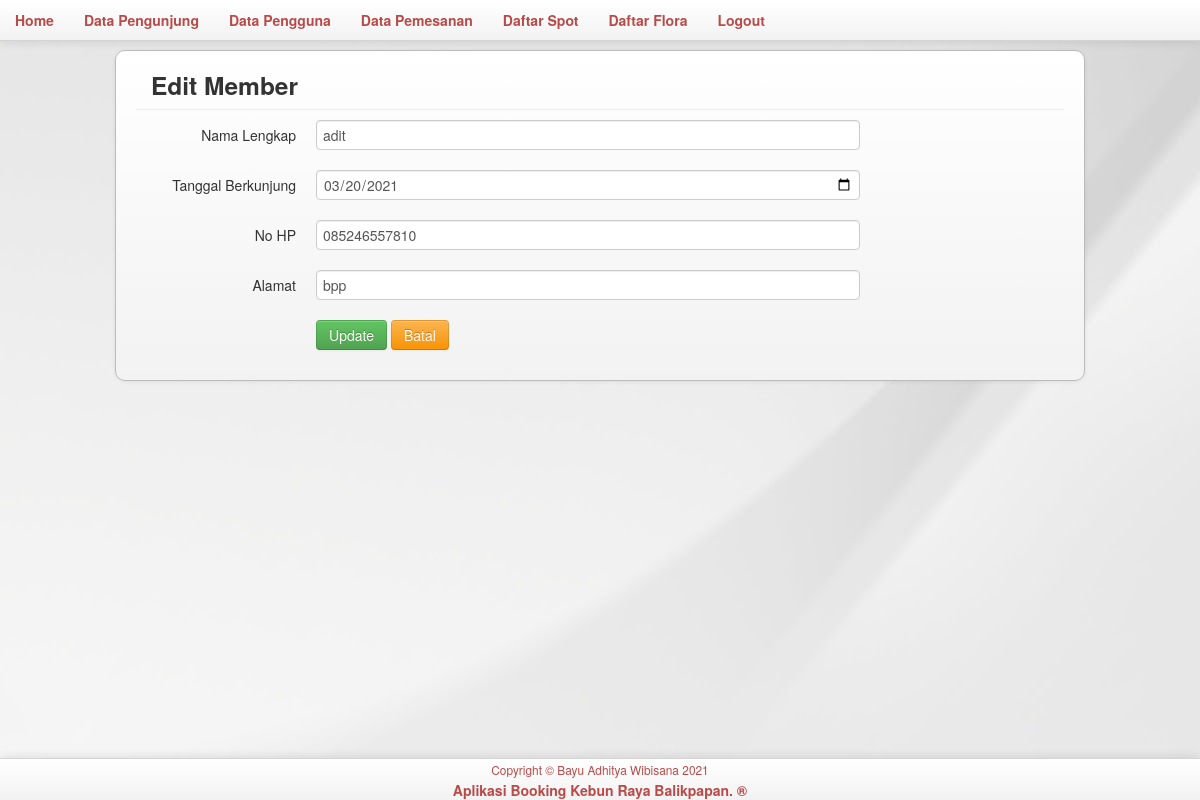
/adm/member.update.php?kode=adit (signed in), run on the app's committed database.
### tables this page shows
CREATE TABLE `data_pengunjung` (
  `nama_pengunjung` varchar(50) NOT NULL,
  `tanggal` date NOT NULL,
  `no_hp` varchar(18) NOT NULL,
  `alamat` text NOT NULL
);

### adm/member.update.php (the view, shortened to what this page needs)
<?php
include_once('admin.session.php');
$kode	= $_GET['kode'];
$sql	= mysqli_query($conn, "SELECT * FROM data_pengunjung where nama_pengunjung='$kode'");
$data	= mysqli_fetch_array($sql);
if (mysqli_num_rows($sql) > 0) {
?>
	<!DOCTYPE html>
	<html lang="en">
	<head>
		<link href="css/bootstrap.min.css" rel="stylesheet" media="screen">
	</head>
	<body>
		<?php
		include_once('menu.php');
		?>
		<div class="container">
			<div class="navbar-inner" style="border:1px solid #bbb; border-radius:10px; padding:10px 20px 10px 20px; margin-top:50px; margin-left:auto; margin-right:auto;">
				<div class="modal-header">
					<h3>Edit Member</h3>
				</div>
				<div style="margin-top:10px;">
					<form class="form-horizontal" name="form1" method="post" action="" enctype="multipart/form-data">
						<div class="control-group">
							<label class="control-label" for="kode">Nama Lengkap</label>
							<div class="controls">
								<input name="nama_pengunjung" type="text" id="nama" class="input-xxlarge" value='<?php echo "$data[nama_pengunjung]"; ?>'>
							</div>
						</div>
						<div class="control-group">
							<label class="control-label" for="nama">Tanggal Berkunjung</label>
							<div class="controls">
								<input name="tanggal" type="date" id="jk" class="input-xxlarge" value='<?php echo "$data[tanggal]"; ?>'>
							</div>
						</div>
						<div class="control-group">
							<label class="control-label" for="nama">No HP</label>
							<div class="controls">
								<input name="no_hp" type="text" id="email" class="input-xxlarge" value='<?php echo "$data[no_hp]"; ?>'>
							</div>
						</div>
						<div class="control-group">
							<label class="control-label" for="nama">Alamat</label>
							<div class="controls">
								<input name="alamat" type="text" id="nohp" class="input-xxlarge" value='<?php echo "$data[alamat]"; ?>'>
							</div>
						</div>
						<div class="control-group">
							<label class="control-label" for="update"></label>
							<div class="controls">
								<input name="update" type="submit" id="update" value="Update" class="btn btn-success">
								<input name="batal" type="submit" id="batal" value="Batal" class="btn btn-warning">
							</div>
						</div>
					<?php }
					?>
					</form>
				</div>
			</div>
		</div>
		<br><br><br><br>
		<?php include_once('../footer.php'); ?>
	</body>
	</html>

### adm/member.update.php (style rules this page uses)
body { background-image: url(../img/body.jpg); background-repeat: repeat; background-attachment: fixed; }

### data on the page
data_pengunjung: nama_pengunjung "adit", tanggal "03/20/2021", no_hp "085246557810", alamat "bpp"
